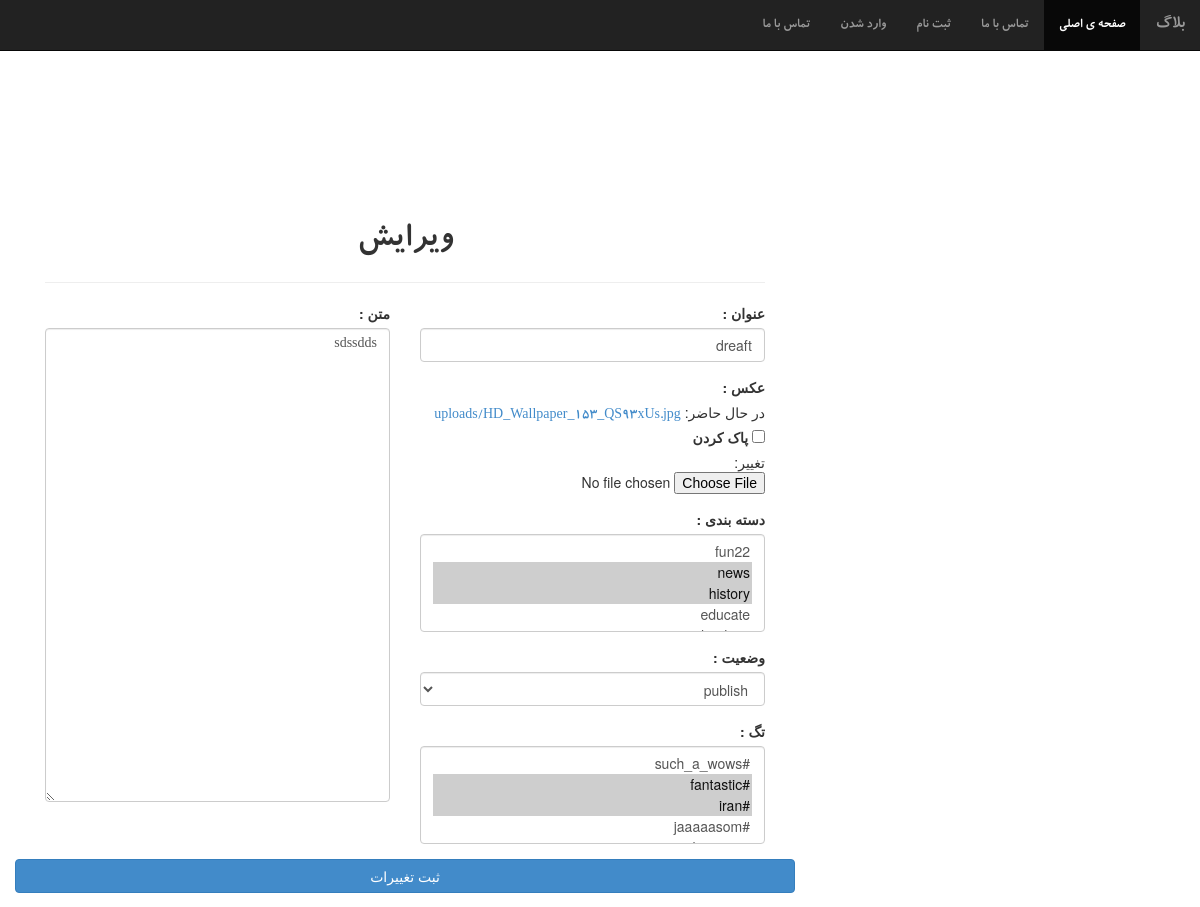
Before: /blog/all_post/dreaft/edit/ with the older database file.
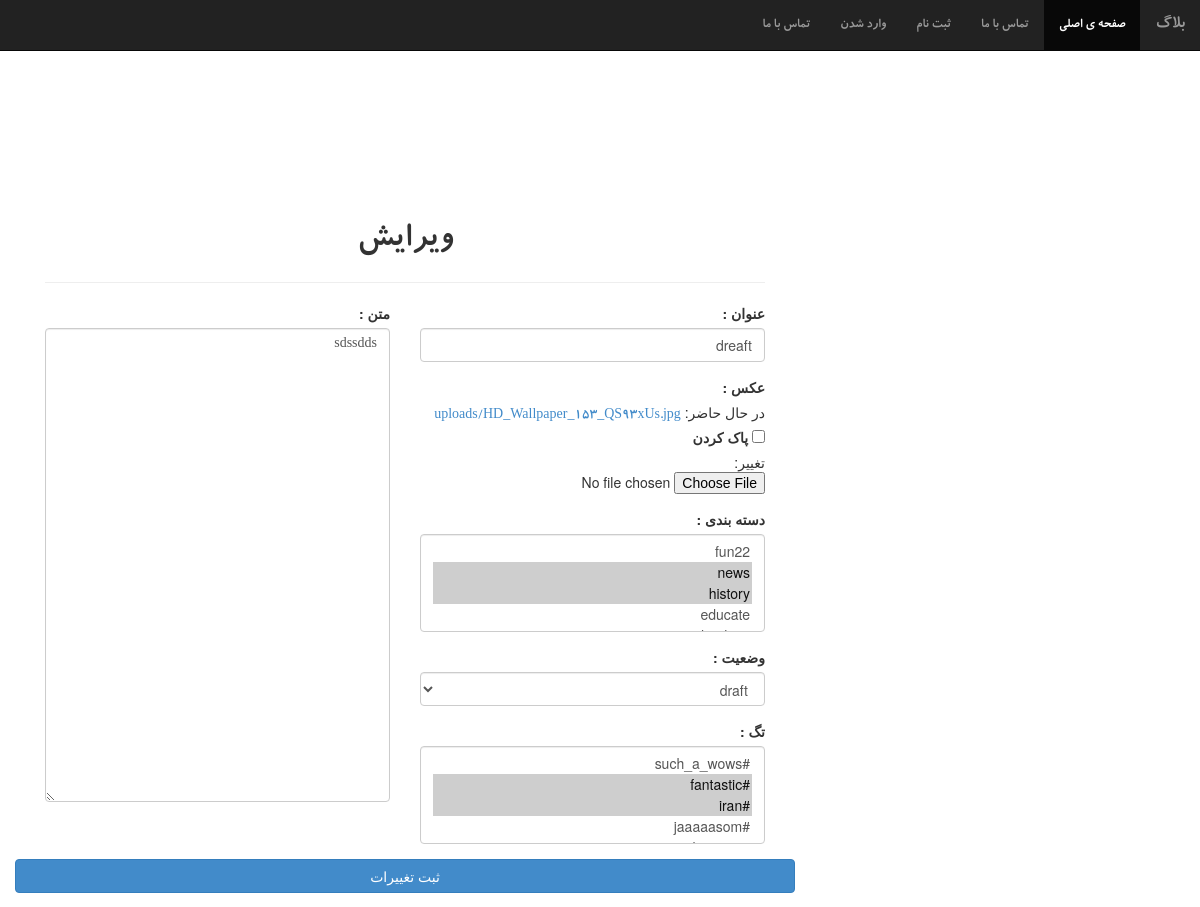
After: the same page with the newer database file.
### blog/models.py (models this page shows, shortened)
class Post(models.Model):
    PUBLISHED= 'PUB'
    DRAFT= 'DRF'
    STATUS= [
        (PUBLISHED, 'publish'),
        (DRAFT, 'draft'),
    ]
    title = models.CharField(max_length=200, verbose_name=("title"))
    slug = models.SlugField(blank=True)
    bodytext = models.TextField(verbose_name=("message"))
    pic = models.ImageField("image", upload_to='uploads', height_field=None, width_field=None, max_length=None, blank=True, null=True)
    category = models.ManyToManyField(Category, verbose_name='category of this post')
    tag = models.ManyToManyField(Tag, verbose_name=("tags of this post"), blank=True, null=True)
    likes = models.ManyToManyField(User, verbose_name=("likes on post"), related_name= 'blog_posts')
    post_date = models.DateTimeField(
        auto_now_add=True, verbose_name="post date")
    modified = models.DateTimeField(null=True, verbose_name=("modified"), blank=True)
    posted_by = models.ForeignKey(settings.AUTH_USER_MODEL, null=True,
                                  verbose_name=("posted by"),
                                  on_delete=models.SET_NULL)
    allow_comments = models.BooleanField(
        default=True, verbose_name=("allow comments"))
    comment_count = models.IntegerField(
        blank=True, default=0, verbose_name=('comment count'))
    status= models.CharField('status of post', max_length=3, choices=STATUS, default=PUBLISHED)
    objects= models.Manager()
    published= PublishedManager()
    draft= DraftManager()
    class Meta:
        verbose_name = ('post')
        verbose_name_plural = ('posts')
        ordering = ['-post_date']

### blog/views.py (the view)
# urls.py: path('all_post/<slug:slug>/edit/', edit_post, name='edit_post'),
def edit_post(request, slug):
    post = get_object_or_404(Post, slug=slug)
    if request.method == "POST":
        form = PostForm(request.POST, request.FILES, instance=post)
        if form.is_valid():
            post = form.save(commit=False)
            post.title = request.POST['title']
            print('asasas' ,request.POST)
            print(request.POST['title'])
            post.posted_by = request.user
            post.modified = timezone.now()
            post.save()
            form.save_m2m()
            messages.info(request,"Your Post modified successfully !")
            return redirect('post_detail', slug=post.slug)
    else:
        form = PostForm(instance=post)
    return render(request, 'edit_post.html', {'form': form, 'post':post})

### blog/forms.py
class PostForm(forms.ModelForm):
    class Meta:
        model = Post
        fields = ('title', 'bodytext', 'pic', 'category', 'tag', 'status')
        labels = {
			'title': "عنوان",
            'bodytext': "متن",
			'pic': "عکس",
			'category': "دسته بندی",
			'tag': "تگ",
			'status': "وضعیت",
		}

### blog/models.py (called while the page is built)
    def __str__(self):
        return f'{self.name}'

    def __str__(self):
        return f'{self.name}'

### blog/templates/edit_post.html (shortened to what this page needs)
{% extends "base_form.html" %}
{% load widget_tweaks %}
{% block content %}
<div class="container">
<h1 class="text-center mt-5">ویرایش</h1>
<hr>
<form action="" method="post" enctype="multipart/form-data">
<div class="row">
    <div class="col-md-6">
        <div class="form-group">
            <label for="Input">عنوان :</label>
            {{ form.title|attr:"rows:20"|attr:"cols:20"|attr:"class:form-control"|attr:"placeholder:title"|attr:"id:Input" }}
        </div>
        <div class="form-group">
            <label for="Input">عکس :</label>
            {{ form.pic }}
        </div>
        <div class="form-group">
            <label for="Input">دسته بندی :</label>
            {{ form.category|attr:"rows:20"|attr:"cols:20"|attr:"type:select"|attr:"class:form-control"|attr:"placeholder:description"|attr:"id:Input" }}
        </div>
        <div class="form-group">
            <label for="Input">وضعیت :</label>
            {{ form.status|attr:"rows:20"|attr:"cols:20"|attr:"type:select"|attr:"class:form-control"|attr:"placeholder:description"|attr:"id:Input" }}
        </div>
        <div class="form-group">
            <label for="Input">تگ :</label>
            {{ form.tag|attr:"rows:20"|attr:"cols:20"|attr:"type:select"|attr:"class:form-control"|attr:"placeholder:description"|attr:"id:Input" }}
        </div>
    </div>
    <div class="col-md-6">
        <div class="form-group">
            <label for="Input">متن :</label>
            {{ form.bodytext|attr:"rows:23"|attr:"cols:20"|attr:"class:form-control"|attr:"placeholder:description"|attr:"id:Input" }}
        </div>
    </div>
<div class="row mb-4 mt-5">
    <div class="col-12 mb-4 mt-5">
        <div class="col-12 mb-4"><button type="submit" style="width: 100%;" class="btn btn-primary">ثبت تغییرات</button></div>
    </div>
</div>
</div>
</form>
</div>
{% endblock content %}

Changed rows visible on the page:
changed Post "dreaft": status "publish" → "draft"
